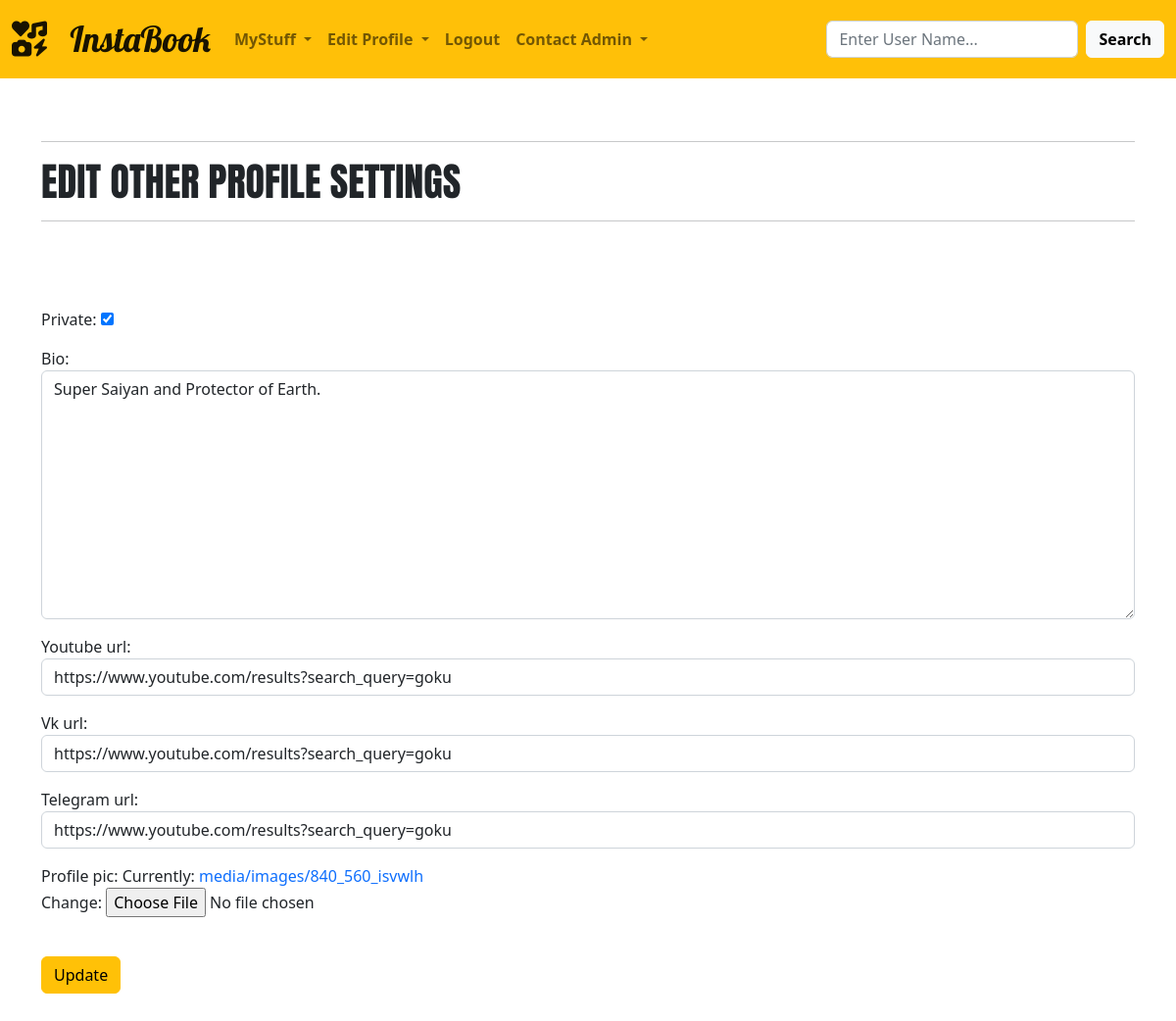
The page /edit_settings/6 (signed in) on the database its author committed.
### mypics/models.py (models this page shows, shortened)
class Profile(models.Model):
    member = models.OneToOneField(User,null=True,on_delete=models.CASCADE,unique=True)
    bio = models.TextField(blank=True)
    profile_pic = models.ImageField(null=True,blank=False,upload_to='images/')
    youtube_url = models.CharField(max_length=120,null=True,default='https://www.youtube.com',blank=True)
    telegram_url = models.CharField(max_length=120,null=True,default='https://web.telegram.org/k/',blank=True)
    vk_url = models.CharField(max_length=120,null=True,default='https://vk.com/',blank=True)
    friend_id_list = models.CharField(max_length=120,null=True,blank=True,validators=[validate_comma_separated_integer_list])
    requests = models.CharField(max_length=120,null=True,blank=True,validators=[validate_comma_separated_integer_list])
    pendings = models.CharField(max_length=120,null=True,blank=True,validators=[validate_comma_separated_integer_list])
    accepted = models.CharField(max_length=120,null=True,blank=True,validators=[validate_comma_separated_integer_list])
    declined = models.CharField(max_length=120, null=True, blank=True,validators=[validate_comma_separated_integer_list])
    private = models.BooleanField(null=True, blank=True)
    online = models.BooleanField(null=False,blank=False,default=False)

### mypics/views.py (the view)
# urls.py: path('edit_settings/<id>', views.edit_settings, name='edit_settings'),
def edit_settings(request,id):
    logged_in_user_id = request.user.id
    if int(id) == logged_in_user_id:
        display = True
    else:
        display = False
    user_profile = User.objects.get(pk=id)
    member_id_from_user = user_profile.profile.id
    member_instance = Profile.objects.get(pk=member_id_from_user)
    if request.method == 'POST':
        form = EditSettingsForm(request.POST,request.FILES or None,instance=member_instance)
        if form.is_valid():
            form.save()
            messages.success(request, ("Settings were successfully updated!"))
            return redirect('home')
        else:
            form = EditSettingsForm(instance=member_instance)
            messages.success(request, ('Error in form....'))
            return render(request, 'edit_settings.html', {
                'form': form,
                'display':display,
            })
    else:
        form = EditSettingsForm(instance=member_instance)
        return render(request, 'edit_settings.html', {
            'form':form,
            'display': display,
        })

### mypics/forms.py
class EditSettingsForm(ModelForm):
    bio = forms.CharField(max_length=120,required=False,widget=forms.Textarea(attrs={'class':'form-control'}))
    youtube_url =  forms.CharField(max_length=120,required=False,widget=forms.TextInput(attrs={'class':'form-control'}))
    vk_url = forms.CharField(max_length=120, required=False,widget=forms.TextInput(attrs={'class': 'form-control'}))
    telegram_url = forms.CharField(max_length=120, required=False,widget=forms.TextInput(attrs={'class': 'form-control'}))
    private = forms.BooleanField(required=False)
    class Meta:
        model = Profile
        fields = ('private','bio','youtube_url','vk_url','telegram_url','profile_pic')

### mypics/templates/edit_settings.html (shortened to what this page needs)
{%extends 'base.html'%}
{% block content%}
{%if user.is_authenticated %}
{%if display %}
<hr/>
        <h1>EDIT OTHER PROFILE SETTINGS</h1>
<hr/>
                        <br>
                        <br>
        <br>
        <form action="" method=POST enctype="multipart/form-data">
            {{form.as_p}}
            <br>
            <input type="submit" value="Update" class="btn btn-warning">
        </form>
        <br>
                            <br>
{% else %}
<h2>You don't have authorisation to view this page.</h2>
{% endif %}
        {%else%}
<h2>You must be logged in to view this page.</h2>
{%endif%}
{%endblock%}

### mypics/templates/base.html (style rules this page uses)
h1,h5,h3 { font-family:'Anton'; }
a { text-decoration: none; }
a:link { text-decoration: none; }

### rows shown on the page
Profile: private "☑", bio "Super Saiyan and Protector of Earth.", youtube_url "https://www.youtube.com/results?search_query=goku", vk_url "https://www.youtube.com/results?search_query=goku", telegram_url "https://www.youtube.com/results?search_query=goku"
